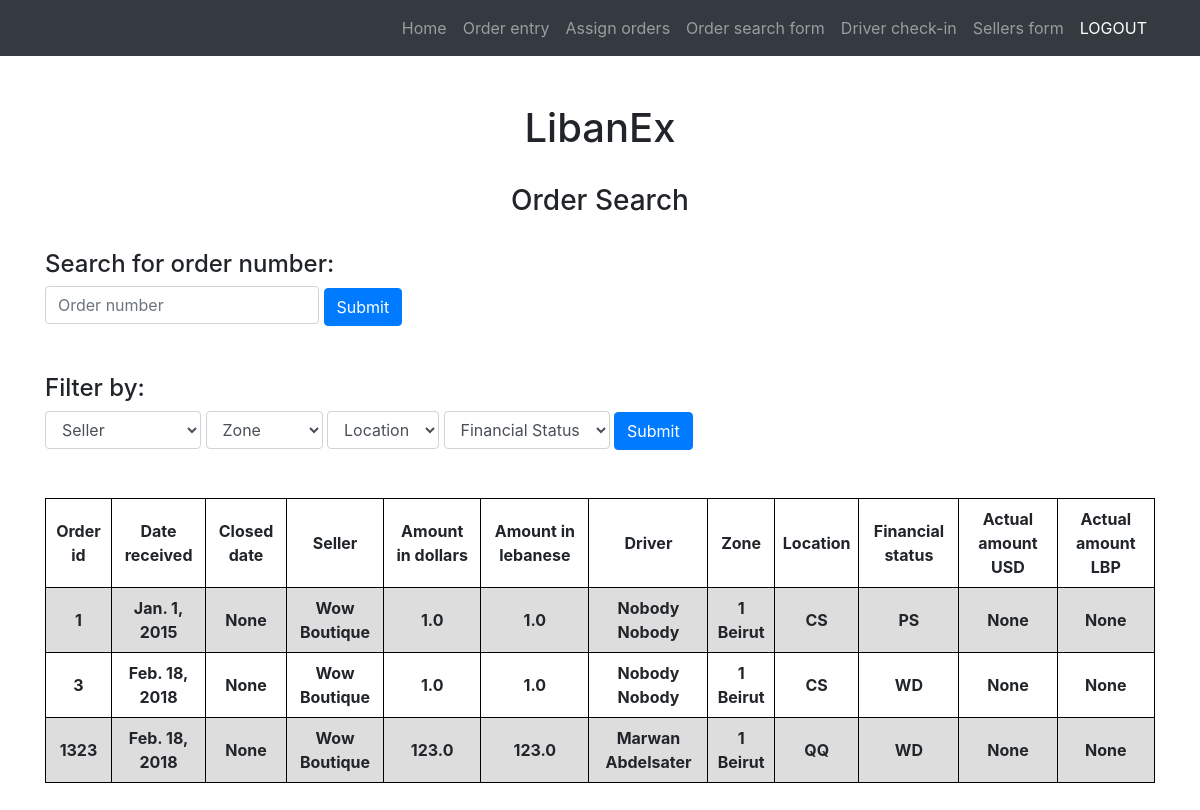
The app's page /order/search (signed in), older data.
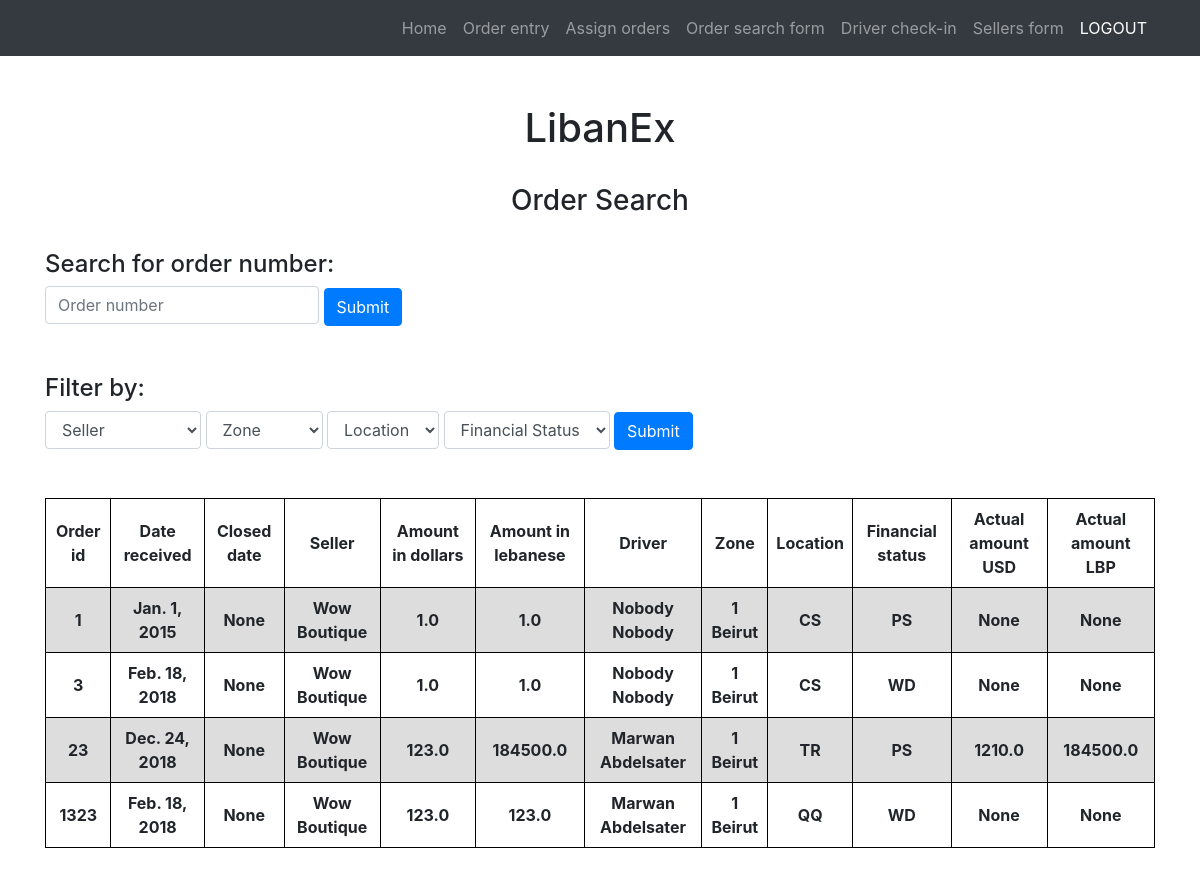
The same page, newer data.
### orders/models.py (models this page shows, shortened)
class Order(models.Model):
    order_id = models.IntegerField(unique=True)
    date_received = models.DateTimeField()
    closed = models.DateTimeField(null=True, blank=True)
    seller = models.ForeignKey(Seller, on_delete=models.CASCADE)
    amount_dollars = models.FloatField()
    amount_lebanese = models.FloatField()
    customer = models.CharField(max_length=100)
    address = models.TextField(max_length=500)
    phone_number = models.CharField(max_length=100)
    driver = models.ForeignKey(Driver, on_delete=models.CASCADE, null=True, blank=True)
    zone = models.ForeignKey(Zone, on_delete=models.CASCADE)
    location = models.ForeignKey(Location, on_delete=models.CASCADE)
    financial_status = models.ForeignKey(Financial, on_delete=models.CASCADE)
    actual_usd = models.FloatField(null=True, blank=True)
    actual_lebanese = models.FloatField(null=True, blank=True)
    class Meta:
        ordering = ['order_id']

### seller/models.py (models this page shows)
class Seller(models.Model):
    business_name = models.CharField(max_length=100)
    contact_name = models.CharField(max_length=100)
    phone_number = models.CharField(max_length=20)
    operations_phone_number = models.CharField(max_length=20)
    lebanon_rate = models.FloatField(null=True, blank=True)
    beirut_rate = models.FloatField(null=True, blank=True)
    def __str__(self):
        return self.business_name

### driver/models.py (models this page shows)
class Driver(models.Model):
    first_name = models.CharField(max_length=100)
    last_name = models.CharField(max_length=100)
    phone_number = models.CharField(max_length=40)
    old_id = models.CharField(max_length=100)
    class Meta:
        ordering = ['first_name']
    def __str__(self):
        return self.first_name + " " + self.last_name

### areas/models.py (models this page shows)
class Zone(models.Model):
    zone = models.CharField(max_length=100, unique=True)
    description = models.CharField(max_length=100)
    class Meta:
        ordering = ['zone']
    def __str__(self):
        return self.zone + " " + self.description

class Location(models.Model):
    location = models.CharField(max_length=100)
    description = models.TextField()
    class Meta:
        ordering = ['location']
    def __str__(self):
        return self.location

### financials/models.py (models this page shows)
class Financial(models.Model):
    status = models.CharField(max_length=20)
    description = models.TextField()
    class Meta:
        ordering = ['status']
    def __str__(self):
        return self.status

### orders/views.py (the view)
# urls.py: path('search', views.search),
@login_required
def search(request):
    seller = request.GET.get("seller", False)
    zone = request.GET.get("zone", False)
    location = request.GET.get("location", False)
    financial = request.GET.get("financial", False)
    orders = Order.objects.all()
    sellers = Seller.objects.all()
    zones = Zone.objects.all()
    locations = Location.objects.all()
    financials = Financial.objects.all()
    if request.method == "POST":
        number = request.POST["number"]
        order = Order.objects.filter(order_id=number)
        return render(request, "orders/search.html", {"orders": order, "sellers": sellers, "zones" : zones, "locations": locations, "financials": financials})
    else:
        if seller:
            seller = Seller.objects.get(id=seller)
            orders = orders.filter(seller=seller)
        selected_seller = seller
        if zone:
            zone = Zone.objects.get(id=zone)
            orders = orders.filter(zone=zone)
        selected_zone = zone
        if location:
            location = Location.objects.get(id=location)
            orders = orders.filter(location=location)
        selected_location = location
        if financial:
            financial = Financial.objects.get(id=financial)
            orders = orders.filter(financial_status=financial)
        selected_financial = financial
        return render(request, "orders/search.html", {"orders": orders, "sellers": sellers, "zones" : zones, "locations": locations, "financials": financials, "selected_seller": selected_seller, "selected_zone": selected_zone, "selected_location": selected_location, "selected_financial": selected_financial})

### liban_ex/templates/orders/search.html (shortened to what this page needs)
{% extends 'base.html' %}
{% block content %}
<br>
<div class="container" style="margin-bottom: 100px;">
    <h3 class="text-center"> Order Search </h3>
    <br>
    <h4> Search for order number: </h4>
    <form method="post">
        <input type="text" required name="number" placeholder="Order number" class="form-control">
        <input type="submit" class="btn btn-primary" value="Submit">
    </form><br><br>
    <h4> Filter by: </h4>
    <form method="get">
        <select name="seller" class="form-control">
            <option value=""> Seller </option>
        </select>
        <select name="zone" class="form-control">
            <option value=""> Zone </option>
        </select>
        <select name="location" class="form-control">
            <option value=""> Location </option>
        </select>
        <select name="financial" class="form-control">
            <option value=""> Financial Status </option>
        </select>
        <input type="submit" class="btn btn-primary" value="Submit">
    </form>
    {% if orders %}
    <br>
    <br>
    <div class='text-center'>
        <table style="width: 100%;">
            <tr>
                <th> Order id </th>
                <th> Date received </th>
                <th> Closed date </th>
                <th> Seller </th>
                <th> Amount in dollars </th>
                <th> Amount in lebanese </th>
                <th> Driver </th>
                <th> Zone </th>
                <th> Location </th>
                <th> Financial status </th>
                <th> Actual amount USD</th>
                <th> Actual amount LBP</th>
            </tr>
            {% for order in orders %}
            <tr>
                <th> {{ order.order_id }} </th>
                <th> {{ order.date_received.date }} </th>
                <th> {{ order.closed }} </th>
                <th> {{ order.seller }} </th>
                <th> {{ order.amount_dollars }} </th>
                <th> {{ order.amount_lebanese }} </th>
                <th> {{ order.driver }} </th>
                <th> {{ order.zone }} </th>
                <th> {{ order.location }} </th>
                <th> {{ order.financial_status }} </th>
                <th> {{ order.actual_usd }} </th>
                <th> {{ order.actual_lebanese }} </th>
            </tr>
            {% endfor %}
        </table>
    </div>
    {% else %}
    <br>
    <h3> No results found. </h3>
    {% endif %}
</div>
{% endblock %}

Row changes from the older to the newer data that the page shows:
added Order: order_id "23", date_received "Dec. 24, 2018", closed "None", seller "Wow Boutique", amount_dollars "123.0", amount_lebanese "184500.0", driver "Marwan Abdelsater", zone "1 Beirut", location "TR", financial_status "PS", actual_usd "1210.0", actual_lebanese "184500.0"
